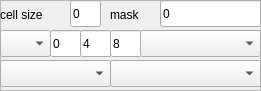
   <widget class="QFrame" name="cell_frame">
    <property name="geometry">
     <rect>
      <x>0</x>
      <y>120</y>
      <width>261</width>
      <height>91</height>
     </rect>
    </property>
    <property name="frameShape">
     <enum>QFrame::StyledPanel</enum>
    </property>
    <property name="frameShadow">
     <enum>QFrame::Plain</enum>
    </property>
    <widget class="QComboBox" name="celldim">
     <property name="geometry">
      <rect>
       <x>0</x>
       <y>30</y>
       <width>51</width>
       <height>27</height>
      </rect>
     </property>
    </widget>
    <widget class="QLineEdit" name="offset0">
     <property name="geometry">
      <rect>
       <x>50</x>
       <y>30</y>
       <width>32</width>
       <height>27</height>
      </rect>
     </property>
     <property name="maximumSize">
      <size>
       <width>32</width>
       <height>16777215</height>
      </size>
     </property>
     <property name="toolTip">
      <string>offset in cell</string>
     </property>
     <property name="text">
      <string>0</string>
     </property>
    </widget>
    <widget class="QLineEdit" name="offset1">
     <property name="geometry">
      <rect>
       <x>80</x>
       <y>30</y>
       <width>32</width>
       <height>27</height>
      </rect>
     </property>
     <property name="maximumSize">
      <size>
       <width>32</width>
       <height>16777215</height>
      </size>
     </property>
     <property name="toolTip">
      <string>offset in cell</string>
     </property>
     <property name="text">
      <string>4</string>
     </property>
    </widget>
    <widget class="QLineEdit" name="offset2">
     <property name="geometry">
      <rect>
       <x>110</x>
       <y>30</y>
       <width>32</width>
       <height>27</height>
      </rect>
     </property>
     <property name="maximumSize">
      <size>
       <width>32</width>
       <height>16777215</height>
      </size>
     </property>
     <property name="toolTip">
      <string>offset in cell</string>
     </property>
     <property name="text">
      <string>8</string>
     </property>
    </widget>
    <widget class="QComboBox" name="celltype">
     <property name="geometry">
      <rect>
       <x>140</x>
       <y>30</y>
       <width>121</width>
       <height>27</height>
      </rect>
     </property>
     <property name="toolTip">
      <string>type of data in cell</string>
     </property>
    </widget>
    <widget class="QComboBox" name="diff">
     <property name="geometry">
      <rect>
       <x>0</x>
       <y>60</y>
       <width>111</width>
       <height>27</height>
      </rect>
     </property>
     <property name="toolTip">
      <string>differential operators</string>
     </property>
    </widget>
    <widget class="QComboBox" name="vconv">
     <property name="geometry">
      <rect>
       <x>110</x>
       <y>60</y>
       <width>151</width>
       <height>27</height>
      </rect>
     </property>
     <property name="toolTip">
      <string>vector transformation </string>
     </property>
    </widget>
    <widget class="QLabel" name="label">
     <property name="geometry">
      <rect>
       <x>110</x>
       <y>5</y>
       <width>41</width>
       <height>19</height>
      </rect>
     </property>
     <property name="text">
      <string>mask</string>
     </property>
    </widget>
    <widget class="QLineEdit" name="cellmask">
     <property name="geometry">
      <rect>
       <x>160</x>
       <y>0</y>
       <width>101</width>
       <height>27</height>
      </rect>
     </property>
     <property name="text">
      <string>0</string>
     </property>
    </widget>
    <widget class="QLabel" name="label_7">
     <property name="geometry">
      <rect>
       <x>0</x>
       <y>5</y>
       <width>71</width>
       <height>19</height>
      </rect>
     </property>
     <property name="text">
      <string>cell size</string>
     </property>
    </widget>
    <widget class="QLineEdit" name="cellsize">
     <property name="geometry">
      <rect>
       <x>70</x>
       <y>0</y>
       <width>31</width>
       <height>27</height>
      </rect>
     </property>
     <property name="text">
      <string>0</string>
     </property>
     <property name="readOnly">
      <bool>true</bool>
     </property>
    </widget>
   </widget>
